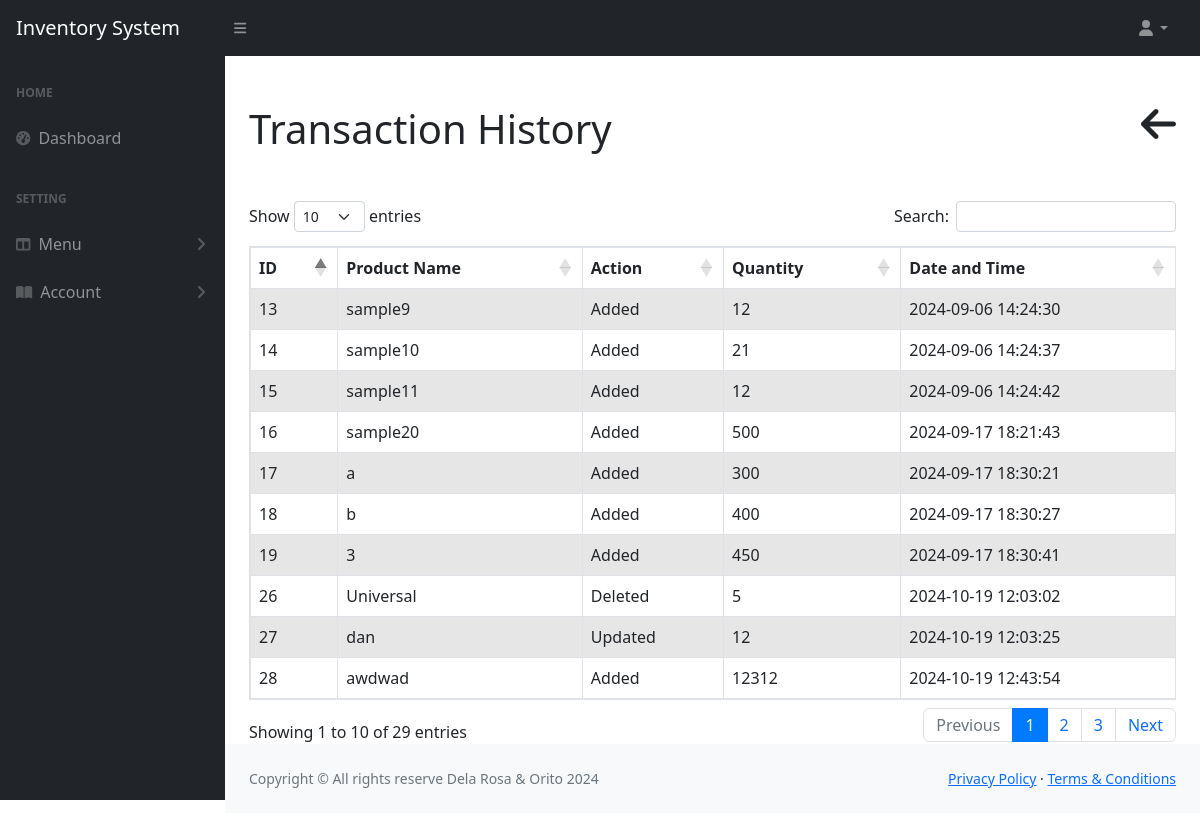
Page /auditTrail.php on the committed database.
### tables this page shows
CREATE TABLE `transaction_history` (
  `id` int(11) NOT NULL,
  `product_id` int(11) DEFAULT NULL,
  `product_name` varchar(255) DEFAULT NULL,
  `action` varchar(50) DEFAULT NULL,
  `quantity` int(11) DEFAULT NULL,
  `date_time` datetime DEFAULT current_timestamp()
);

### auditTrail.php (the view, shortened to what this page needs)
<?php include("includes/header.php")?>
<?php include("includes/navBar.php")?>
<?php include("includes/sideNav.php")?>
<div class="container-fluid px-4">
<div class="d-flex justify-content-between align-items-center">
        <h1 class="my-5">Transaction History</h1>
       <a href="javascript:void(0);" class="my-5 button" onclick="window.history.back();">
            <i class="h1 text-dark fa-solid fa-arrow-left"></i>
        </a>
    </div>
<div class="table-responsive">
    <table class="table table-striped table-bordered" id="myTable">
        <thead>
            <tr>
                <th>ID</th>
                <th>Product Name</th>
                <th>Action</th>
                <th>Quantity</th>
                <th>Date and Time</th>
            </tr>
        </thead>
        <tbody>
            <?php
            $history_query = "SELECT * FROM transaction_history ORDER BY date_time DESC";
            $history_result = mysqli_query($con, $history_query);
            if (mysqli_num_rows($history_result) > 0) {
                while ($history = mysqli_fetch_assoc($history_result)) {
                    echo "<tr>";
                    echo "<td>" . $history['id'] . "</td>";
                    echo "<td>" . $history['product_name'] . "</td>";
                    echo "<td>" . $history['action'] . "</td>";
                    echo "<td>" . $history['quantity'] . "</td>";
                    echo "<td>" . $history['date_time'] . "</td>";
                    echo "</tr>";
                }
            } else {
                echo "<tr><td colspan='5' class='text-center'>No transaction history available.</td></tr>";
            }
            ?>
        </tbody>
    </table>
</div>
</div>
<?php include("includes/footer.php")?>

### rows in the picture
transaction_history: id "28", product_name "awdwad", action "Added", quantity "12312", date_time "2024-10-19 12:43:54"
transaction_history: id "27", product_name "dan", action "Updated", quantity "12", date_time "2024-10-19 12:03:25"
transaction_history: id "26", product_name "Universal", action "Deleted", quantity "5", date_time "2024-10-19 12:03:02"
transaction_history: id "19", product_name "3", action "Added", quantity "450", date_time "2024-09-17 18:30:41"
transaction_history: id "18", product_name "b", action "Added", quantity "400", date_time "2024-09-17 18:30:27"
transaction_history: id "17", product_name "a", action "Added", quantity "300", date_time "2024-09-17 18:30:21"
transaction_history: id "16", product_name "sample20", action "Added", quantity "500", date_time "2024-09-17 18:21:43"
transaction_history: id "15", product_name "sample11", action "Added", quantity "12", date_time "2024-09-06 14:24:42"
transaction_history: id "14", product_name "sample10", action "Added", quantity "21", date_time "2024-09-06 14:24:37"
transaction_history: id "13", product_name "sample9", action "Added", quantity "12", date_time "2024-09-06 14:24:30"
